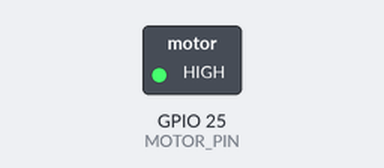
Simulated run of this sketch. Board: ESP32. Shown: switched loads named in the sketch (green lamp = pin HIGH).

Above: at 0.1 s.
At 10.1 s:
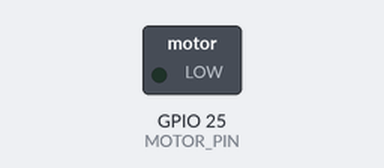
Timing chart, 0 to 11.6 s (numbered marks = the images above):
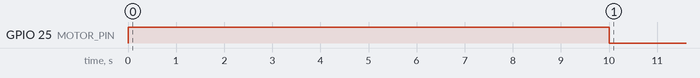

The sketch:

bean.ino
```cpp
#define MOTOR_PIN 25

unsigned long DELAY_START = 0; //0 ms
unsigned long WATERING_TIME = 10000; //3 seconds in ms
unsigned long WATERING_DELAY = 10800000; //3 hours in ms

void waterFor(unsigned long wateringT);

void setup() {
  pinMode(MOTOR_PIN, OUTPUT);
  digitalWrite(MOTOR_PIN, LOW); //turn of watering
  DELAY_START = millis();
  waterFor(WATERING_TIME); //start initial watering process
}

void loop() {
  if (millis() - DELAY_START >= WATERING_DELAY) {
    waterFor(WATERING_TIME);
    DELAY_START = millis();
  }
}

void waterFor(unsigned long wateringT) {//wateringT is in ms
  unsigned long start = millis();
  while (millis() - start < wateringT) {
    digitalWrite(MOTOR_PIN, HIGH);
  }
  digitalWrite(MOTOR_PIN, LOW);
}
```
